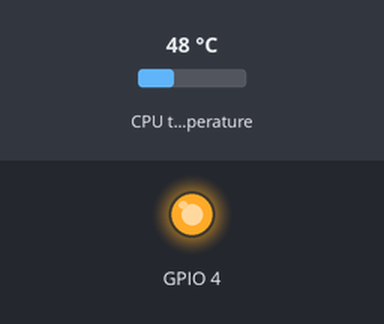
This program was run on a simulated Raspberry Pi (BCM pin numbers). Shown: output pins drawn as LEDs (lit = HIGH). Inputs (shaded band) come from the test bench; at power-on: CPU temperature 48 °C.

Above: at 0.1 s.
Timing chart, 0 to 1.6 s (numbered marks = the images above):
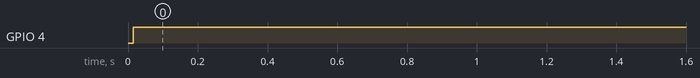

The program:

temp.py
```python
#!/usr/bin/env python
import os
import RPi.GPIO as gpio
import time

gpio.setwarnings(False)

# Return CPU temperature as a character string
def getCPUtemperature():
	res = os.popen("vcgencmd measure_temp").readline()
	res = res.replace("temp=", "")
	for i in res:
		res = res[:4]
	return float(res)

gpio.setmode(gpio.BCM)
gpio.setup(4, gpio.OUT)  # GPIO4

while True:
	temp = getCPUtemperature()
	if temp > 45:
		gpio.output(4, True)  # GPIO4
		while temp > 42:
			time.sleep(300)
			temp = getCPUtemperature()
		else:
			print temp
			gpio.output(4, False)  # GPIO4
	else:
		gpio.output(4, False)  # GPIO4
	time.sleep(300)
```

Measured:
- by itself, GPIO 4: LOW → HIGH at 0.02 s
